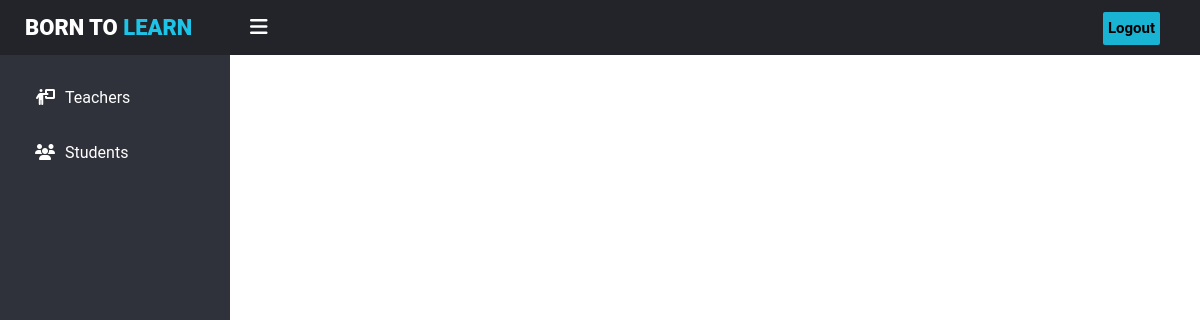
Page /students/coursePerformance.php?semester=6 (signed in) on the earlier database version.
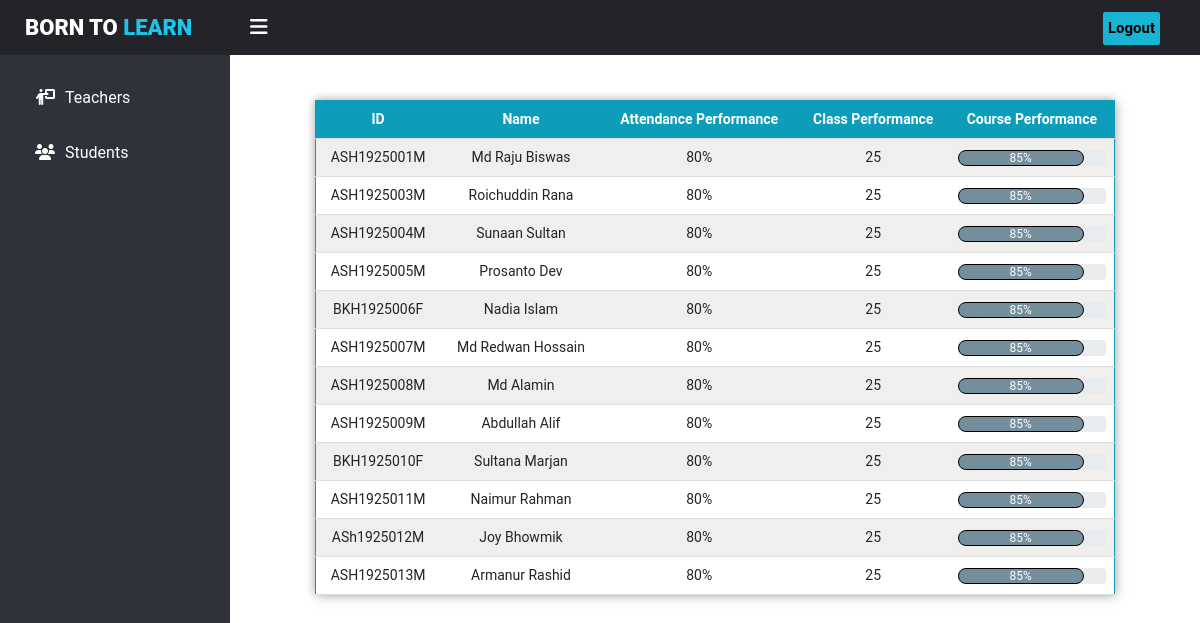
Same page on the later database version.
### tables this page shows
CREATE TABLE `user` (
  `ID` int(50) NOT NULL,
  `email` varchar(50) NOT NULL,
  `password` varchar(50) NOT NULL,
  `user_type` varchar(50) NOT NULL,
  `Roll` varchar(50) NOT NULL,
  `Mobile` varchar(50) NOT NULL,
  `Batch` int(11) NOT NULL,
  `semester` int(100) NOT NULL,
  `Name` varchar(50) NOT NULL
);

### students/coursePerformance.php (the view, shortened to what this page needs)
<?php
include '../assets/sidebar.php';
include '../assets/database.php';
if (isset(($_GET['semester']))) {
    $semester = $_GET['semester'];
}
?>
<link rel="stylesheet" href="../css//courseAttandance.css">
<link rel="stylesheet" href="../css//coursePerformance.css">
<div style="padding-bottom: 25px;padding-top:100px;">
    <table style="margin-left: 50%;">
        <tbody>
            <?php
            $result = mysqli_query($conn, " SELECT * FROM `user` WHERE semester='$semester'") or die('query failed');
            if ($result->num_rows > 0) { ?>
                <tr id="header" style="text-align:center;">
                    <th>ID</th>
                    <th>Name</th>
                    <th>Attendance Performance</th>
                    <th>Class Performance</th>
                    <th>Course Performance</th>
                </tr>
                <?php while ($row = $result->fetch_assoc()) {
                    $student_name = $row['Name'];
                    $student_roll = $row['Roll'];
                ?>
                    <tr>
                        <td><?php echo $student_roll; ?></td>
                        <td><?php echo $student_name; ?></td>
                        <td>80%</td>
                        <td>25</td>
                        <td>
                            <div class="progress">
                                <div class="progress-bar" role="progressbar" style="width: 85%;" aria-valuenow="25" aria-valuemin="0" aria-valuemax="100">85%</div>
                            </div>
                        </td>
                    </tr>
            <?php }
            } ?>
        </tbody>
    </table>
</div>
</div>

Differences in the rows shown:
added user: Roll "ASH1925001M", Name "Md Raju Biswas"
added user: Roll "ASH1925003M", Name "Roichuddin Rana"
added user: Roll "ASH1925004M", Name "Sunaan Sultan"
added user: Roll "ASH1925005M", Name "Prosanto Dev"
added user: Roll "BKH1925006F", Name "Nadia Islam"
added user: Roll "ASH1925007M", Name "Md Redwan Hossain"
added user: Roll "ASH1925008M", Name "Md Alamin"
added user: Roll "ASH1925009M", Name "Abdullah Alif"
added user: Roll "BKH1925010F", Name "Sultana Marjan"
added user: Roll "ASH1925011M", Name "Naimur Rahman"
added user: Roll "ASh1925012M", Name "Joy Bhowmik"
added user: Roll "ASH1925013M", Name "Armanur Rashid"
Other differences:
text now shown: "ID Name Attendance Performance Class Performance Course Performance"
